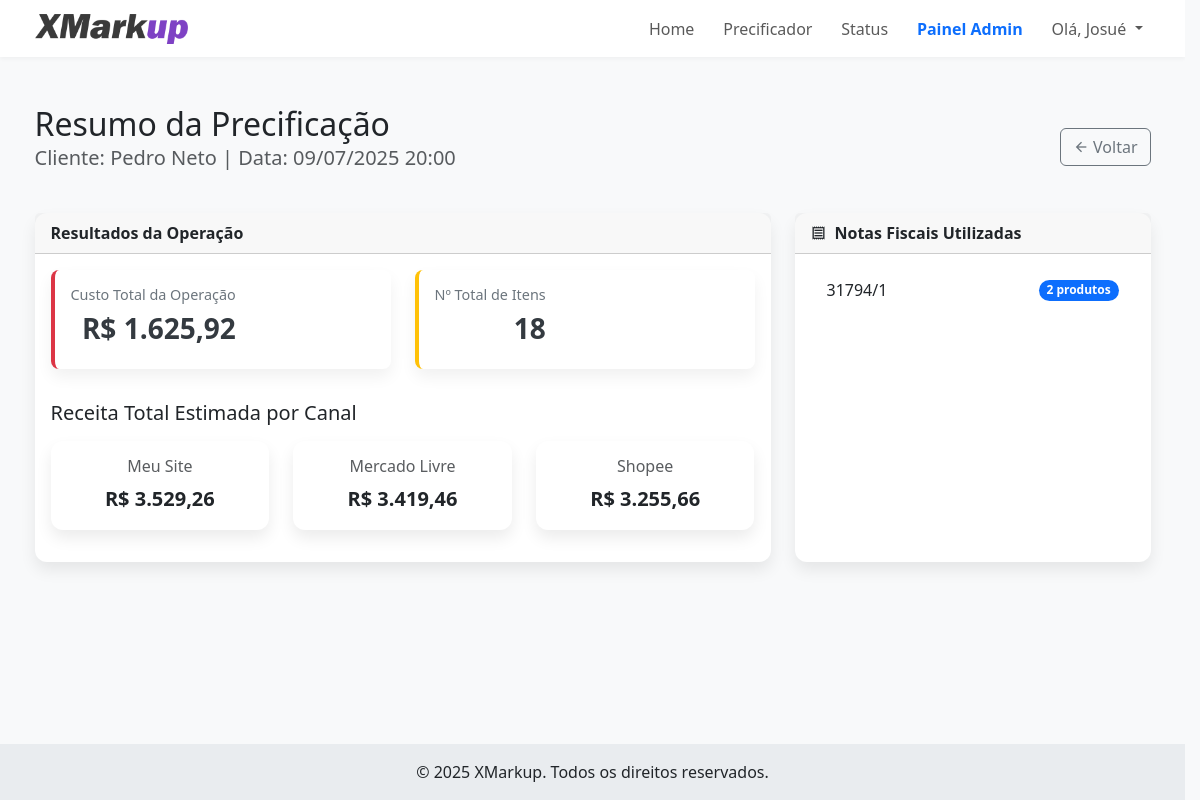
The app's page /admin/precificacao/8/resumo (signed in), older data.
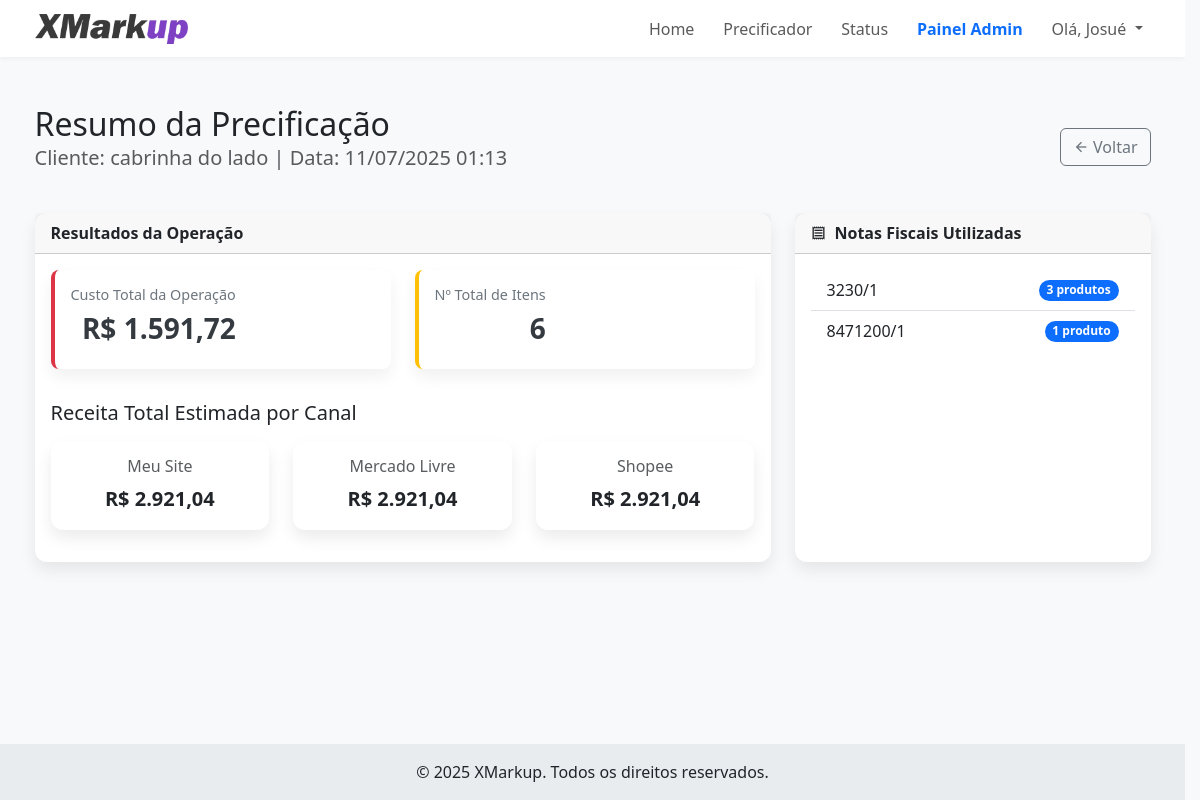
The same page, newer data.
### tables this page shows
CREATE TABLE users (
            id INTEGER PRIMARY KEY AUTOINCREMENT,
            email TEXT UNIQUE NOT NULL,
            password TEXT NOT NULL,
            nome_completo TEXT,
            empresa TEXT,
            telefone TEXT,
            ramo_atividade TEXT,
            marketplaces TEXT,
            is_admin BOOLEAN NOT NULL DEFAULT 0,
            
            -- COLUNAS DE GESTÃO DE CLIENTES --
            status_cliente TEXT NOT NULL DEFAULT 'Safira',
            precificacao_limit INTEGER NOT NULL DEFAULT 5,
            limit_reset_date TIMESTAMP,

            -- COLUNAS DE CONFIGURAÇÃO --
            default_margem REAL DEFAULT 0.0,
            default_comissao_site REAL DEFAULT 0.0,
            default_frete_site REAL DEFAULT 0.0,
            default_comissao_ml REAL DEFAULT 0.0,
            default_frete_ml REAL DEFAULT 0.0,
            default_comissao_shopee REAL DEFAULT 0.0,
            default_frete_shopee REAL DEFAULT 0.0,
            
            -- NOVAS COLUNAS PARA EXCLUSÃO DE CONTA --
            is_deleted BOOLEAN NOT NULL DEFAULT 0,
            deleted_at TIMESTAMP,
            delete_reason TEXT
        );

### app.py (the view)
@app.route('/admin/precificacao/<int:prec_id>/resumo')
@login_required
@admin_required
def admin_ver_resumo_precificacao(prec_id):
    db = get_db()
    prec_data = db.execute("""
        SELECT p.id, p.dados_json, p.criado_em, u.nome_completo as user_nome
        FROM precificacoes p JOIN users u ON p.user_id = u.id
        WHERE p.id = ?
    """, (prec_id,)).fetchone()
    if not prec_data:
        flash("Precificação não encontrada.", "danger")
        return redirect(url_for('admin_dashboard'))
    dados = json.loads(prec_data['dados_json'])
    resumo_geral = generate_summary(dados)
    nfe_de_cada_produto = [item.get("Série NF-e", "N/A") for item in dados]
    nfe_counts = Counter(nfe_de_cada_produto)
    nfe_info = sorted(nfe_counts.items())
    criado_em_dt = datetime.strptime(prec_data['criado_em'], '%Y-%m-%d %H:%M:%S')
    return render_template(
        'admin_precificacao_resumo.html',
        prec={
            'id': prec_data['id'],
            'user_nome': prec_data['user_nome'],
            'criado_em': criado_em_dt
        },
        resumo=resumo_geral,
        nfe_info=nfe_info
    )

### app.py (called while the page is built)
def admin_required(f):
    @wraps(f)
    def decorated_function(*args, **kwargs):
        if not current_user.is_authenticated or not getattr(current_user, 'is_admin', False):
            flash("Acesso restrito a administradores.", "danger")
            return redirect(url_for('dashboard'))
        return f(*args, **kwargs)
    return decorated_function

@app.template_filter("brl")
def format_as_brl(value):
    try:
        float_value = float(value)
        return f"R$ {float_value:,.2f}".replace(",", "X").replace(".", ",").replace("X", ".")
    except (ValueError, TypeError):
        return value

### database.py (called while the page is built)
def get_db():
    if 'db' not in g:
        g.db = sqlite3.connect(DATABASE_NAME)
        g.db.row_factory = sqlite3.Row
    return g.db

### templates/admin_precificacao_resumo.html (shortened to what the changed rows need)
{% extends "base.html" %}
{% block content %}
<div class="container mt-4">
    <div class="d-flex justify-content-between align-items-center mb-4">
        <div>
            <h2 class="mb-0">Resumo da Precificação</h2>
            <p class="lead text-muted">Cliente: {{ prec.user_nome }} | Data: {{ prec.criado_em.strftime('%d/%m/%Y %H:%M') }}</p>
        </div>
    </div>
    <div class="row">
        <div class="col-lg-8">
            <div class="card h-100">
                <div class="card-body">
                    <div class="row">
                        <div class="col-md-6 mb-4">
                            <div class="card kpi-card cost">
                                <div class="card-body">
                                    <div class="kpi-text">
                                        <h6 class="kpi-title">Custo Total da Operação</h6>
                                        <h4 class="kpi-value">{{ resumo.custo_total|brl }}</h4>
                                    </div>
                                </div>
                            </div>
                        </div>
                        <div class="col-md-6 mb-4">
                            <div class="card kpi-card items">
                                <div class="card-body">
                                    <div class="kpi-text">
                                        <h6 class="kpi-title">Nº Total de Itens</h6>
                                        <h4 class="kpi-value">{{ resumo.total_qtd|int }}</h4>
                                    </div>
                                </div>
                            </div>
                        </div>
                    </div>
                    <div class="row mt-3">
                        <div class="col-md-4 mb-3">
                            <div class="card text-center">
                                <div class="card-body">
                                    <h6 class="card-title text-muted">Meu Site</h6>
                                    <p class="card-text fs-5 fw-bold">{{ resumo['Preço Venda Site (R$)_total']|brl }}</p>
                                </div>
                            </div>
                        </div>
                        <div class="col-md-4 mb-3">
                            <div class="card text-center">
                                <div class="card-body">
                                    <h6 class="card-title text-muted">Mercado Livre</h6>
                                    <p class="card-text fs-5 fw-bold">{{ resumo['Mercado Livre (R$)_total']|brl }}</p>
                                </div>
                            </div>
                        </div>
                        <div class="col-md-4 mb-3">
                            <div class="card text-center">
                                <div class="card-body">
                                    <h6 class="card-title text-muted">Shopee</h6>
                                    <p class="card-text fs-5 fw-bold">{{ resumo['Shopee (R$)_total']|brl }}</p>
                                </div>
                            </div>
                        </div>
                    </div>
                </div>
            </div>
        </div>
        <div class="col-lg-4">
            <div class="card h-100">
                <div class="card-body">
                    {% if nfe_info %}
                        <ul class="list-group list-group-flush">
                        {% for nfe, count in nfe_info %}
                            <li class="list-group-item d-flex justify-content-between align-items-center">
                                {{ nfe }}
                                <span class="badge bg-primary rounded-pill">{{ count }} {% if count > 1 %}produtos{% else %}produto{% endif %}</span>
                            </li>
                        {% endfor %}
                        </ul>
                    {% else %}
                        <p class="text-muted">Nenhuma NF-e encontrada.</p>
                    {% endif %}
                </div>
            </div>
        </div>
{% endblock %}

Row changes from the older to the newer data that the page shows:
no longer on this page (row edited): users: user_nome "Pedro Neto"
added users: user_nome "cabrinha do lado"
Text that changed along with them:
{{ prec.criado_em.strftime('%d/%m/%Y %H:%M') }}: "09/07/2025 20:00" → "11/07/2025 01:13"
{{ resumo.custo_total|brl }}: "R$ 1.625,92" → "R$ 1.591,72"
{{ resumo.total_qtd|int }}: "18" → "6"
{{ resumo['Preço Venda Site (R$)_total']|brl }}: "R$ 3.529,26" → "R$ 2.921,04"
{{ resumo['Mercado Livre (R$)_total']|brl }}: "R$ 3.419,46" → "R$ 2.921,04"
{{ resumo['Shopee (R$)_total']|brl }}: "R$ 3.255,66" → "R$ 2.921,04"
new list line: "3230/1 3 produtos"
new list line: "8471200/1 1 produto"
list line gone: "31794/1 2 produtos"
